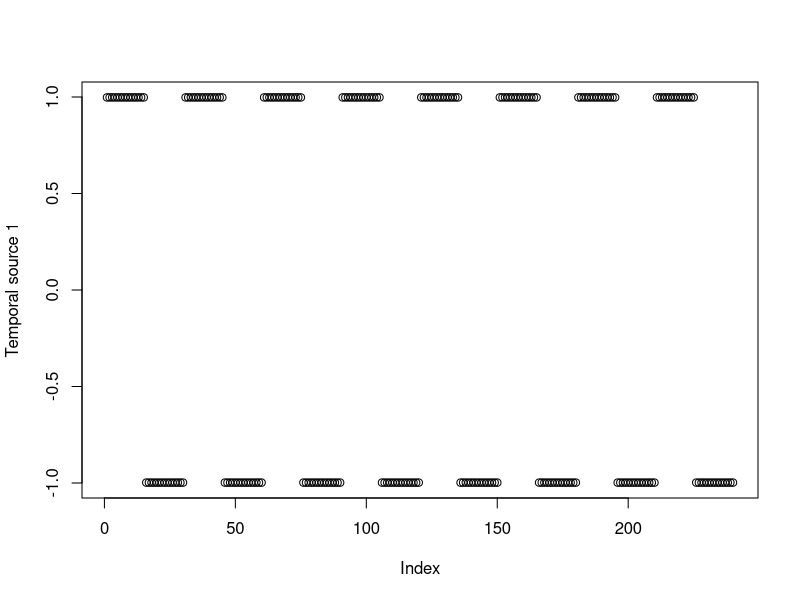
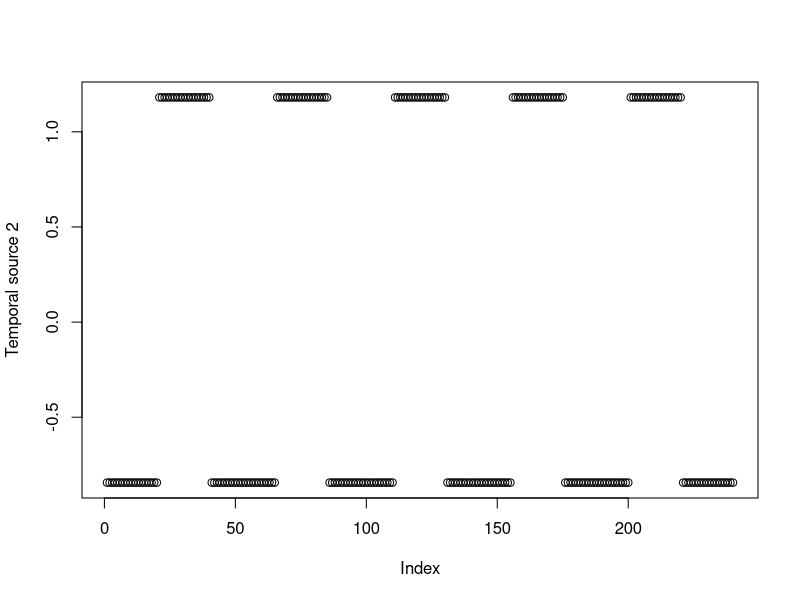
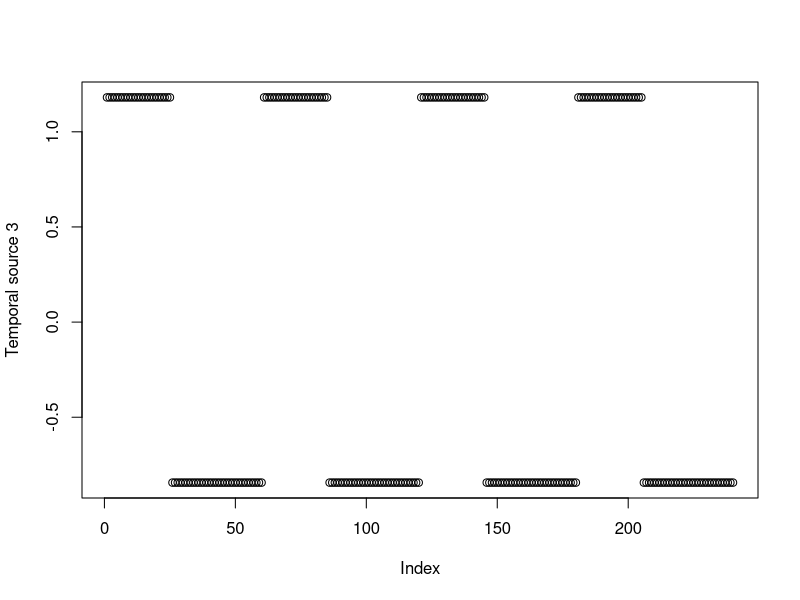
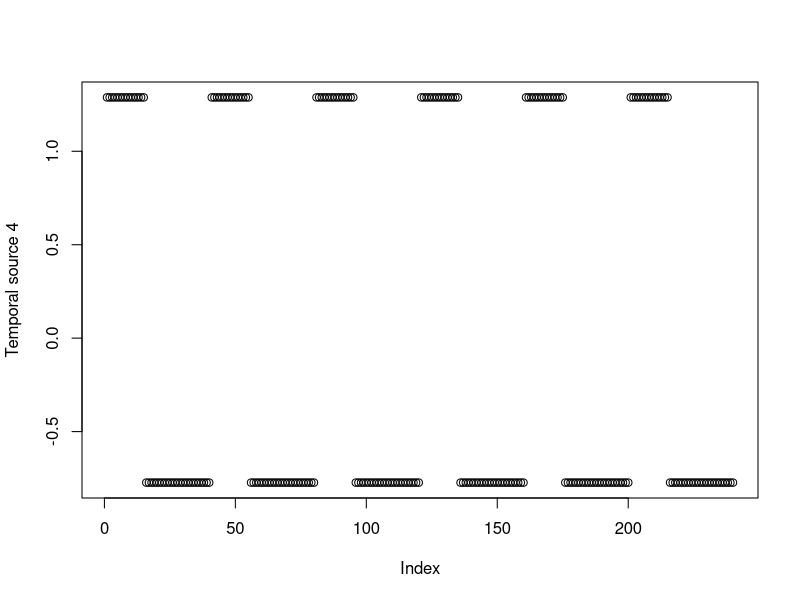
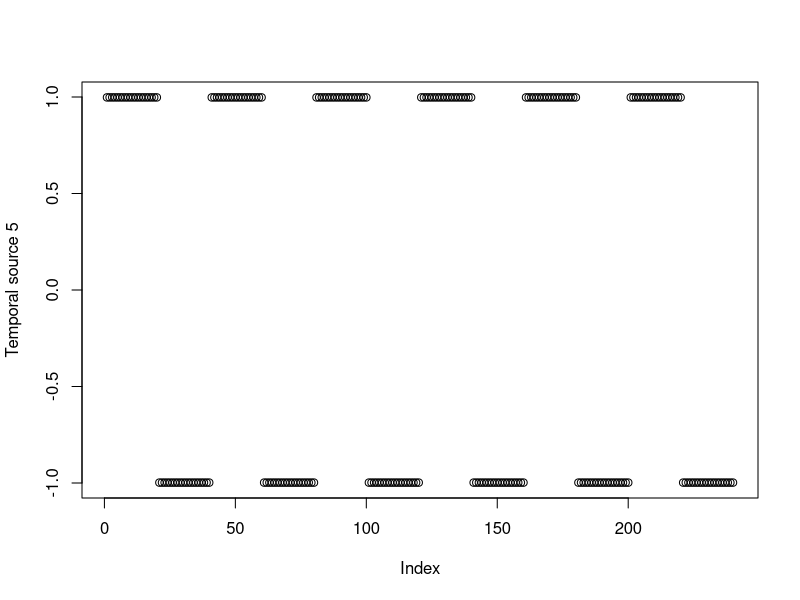
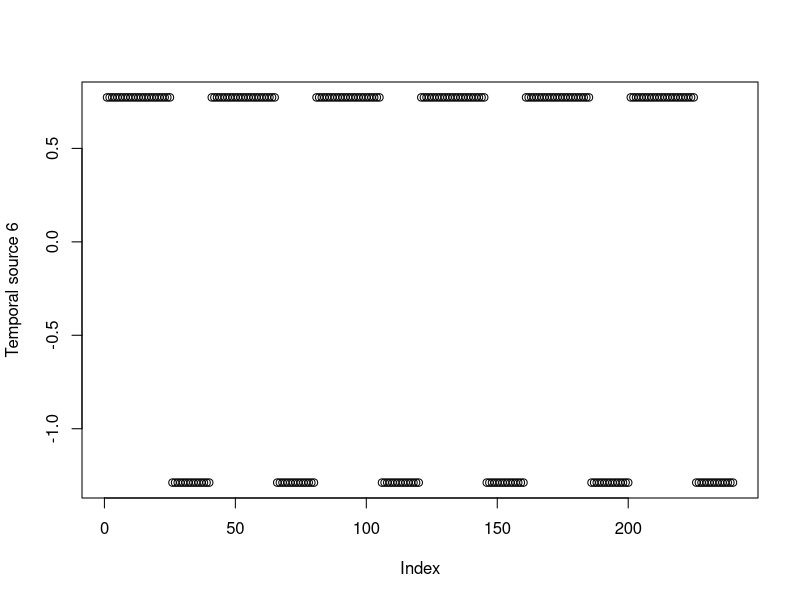
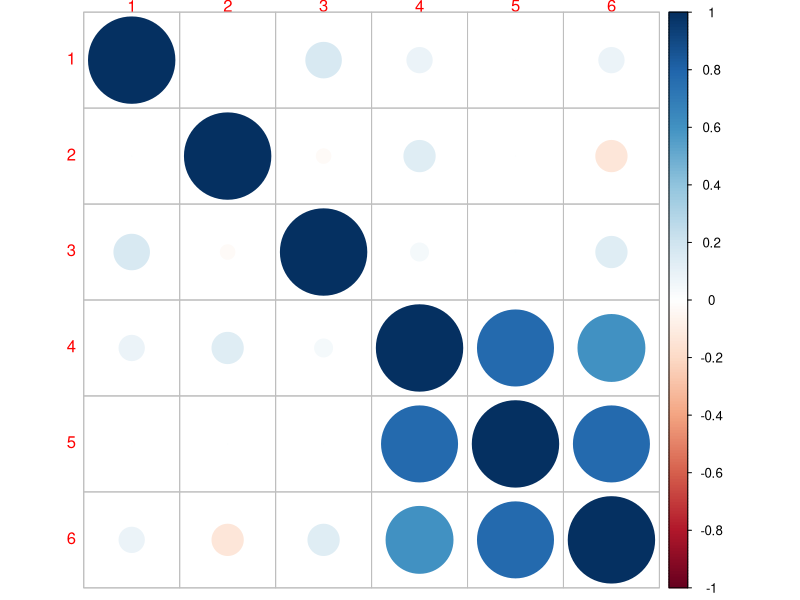
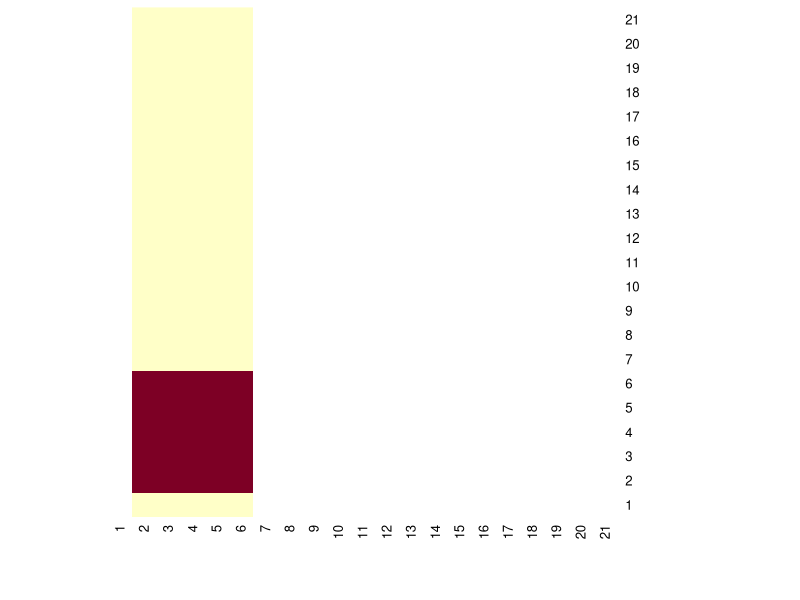

Write R code to recreate these figures, in order.
## ---- chunk 1
install.packages("corrplot")
library(corrplot)
## ---- chunk 2
# 1a
create_TC = function(interval, one_time, start_time){
  
  # Create initial matrix
  TC = matrix(0, 240, 1)
  
  # Counts for how many ones have been added / not added
  on_count = 1
  off_count = 0
  
  for(i in 1:240){
    
    # Check if the current time in source is before our start time
    if (i <= start_time) {
      next
    }
    
    # Change value in matrix if it is within the time period to do so 
    # Otherwise increment the time that one has not been added
    # Reset if at the end of a interval
    if(on_count <= one_time) {
      TC[i] = 1
      on_count = on_count + 1
    } else{
      off_count = off_count + 1
      if (off_count == interval - one_time) {
        on_count = 1
        off_count = 0
      }
  
    }
  
  }
  return(TC)
}
## ---- chunk 3
# 1a
TC1 = create_TC(30, 15, 0)
TC2 = create_TC(45, 20, 20)
TC3 = create_TC(60, 25, 0)
TC4 = create_TC(40, 15, 0)
TC5 = create_TC(40, 20, 0)
TC6 = create_TC(40, 25, 0)

## ---- chunk 4
# 1a
standardise_TC = function(TC) {
  TC_mean = mean(TC)
  TC_var = var(TC)
  TC1 = TC - TC_mean
  TC2 = TC1 / sqrt(TC_var[1])
  return(TC2)
}
## ---- chunk 5
# 1a
standard_TC1 = standardise_TC(TC1)
standard_TC2 = standardise_TC(TC2)
standard_TC3 = standardise_TC(TC3)
standard_TC4 = standardise_TC(TC4)
standard_TC5 = standardise_TC(TC5)
standard_TC6 = standardise_TC(TC6)
## ---- chunk 6
# 1a
plot(standard_TC1, ylab = "Temporal source 1")
plot(standard_TC2, ylab = "Temporal source 2")
plot(standard_TC3, ylab = "Temporal source 3")
plot(standard_TC4, ylab = "Temporal source 4")
plot(standard_TC5, ylab = "Temporal source 5")
plot(standard_TC6, ylab = "Temporal source 6")
## ---- chunk 7
# 1b
full_TC = matrix(c(standard_TC1, standard_TC2, standard_TC3, standard_TC4, standard_TC5, standard_TC6), 240, 6)
correlation = cor(full_TC)
corrplot(correlation, tl.srt = 0)
#help(corrplot)
## ---- chunk 8
# 1c
create_tmpSM = function(vert_start,vert_end, horo_start, horo_end) {
  tmpSM = matrix(0, 21, 21)
  tmpSM[vert_start:vert_end, horo_start:horo_end] = 1
  return(tmpSM)
}
## ---- chunk 9
tmpSM1 = create_tmpSM(2, 6, 2, 6)
tmpSM2 = create_tmpSM(2, 6, 15, 19)
tmpSM3 = create_tmpSM(8, 13, 2, 6)
tmpSM4 = create_tmpSM(8, 13, 15, 19)
tmpSM5 = create_tmpSM(15, 19, 2, 6)
tmpSM6 = create_tmpSM(15, 19, 15, 19)

#install.packages("remotes")
#remotes::install_github("klovens/pineplot")
#library("pineplot")
#draw_heatmap(tmpSM1)
heatmap(tmpSM1, Colv = NA, Rowv = NA, scale="column")
plot(tmpSM2)
plot(tmpSM3)
plot(tmpSM4)
plot(tmpSM5)
plot(tmpSM6)
